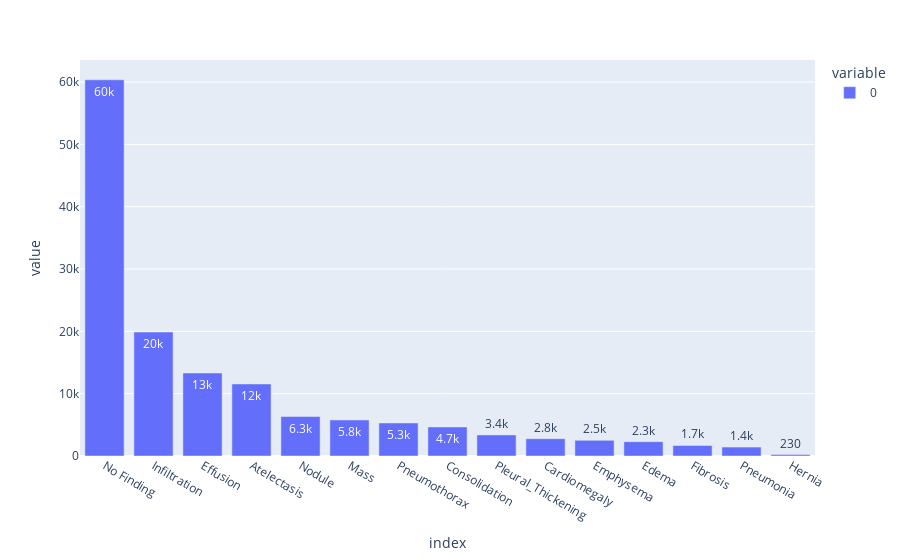

This figure's notebook cell:
### Code cell
label_counts = xray_data[xray_data.columns[3:]].sum().sort_values(ascending=False)
label_counts.plot.bar(text_auto='.2s')

### Figure 1 — Plotly figure (JSON) as saved in the notebook; plotly's stock layout.template omitted (floating-point values rounded to 4 significant figures)
{"data": [{"alignmentgroup": "True", "hovertemplate": "variable=0<br>index=%{x}<br>value=%{y}<extra></extra>", "legendgroup": "0", "marker": {"color": "#636efa", "pattern": {"shape": ""}}, "name": "0", "offsetgroup": "0", "orientation": "v", "showlegend": true, "textposition": "auto", "texttemplate": "%{y:.2s}", "type": "bar", "x": ["No Finding", "Infiltration", "Effusion", "Atelectasis", "Nodule", "Mass", "Pneumothorax", "Consolidation", "Pleural_Thickening", "Cardiomegaly", "Emphysema", "Edema", "Fibrosis", "Pneumonia", "Hernia"], "xaxis": "x", "y": [60361, 19894, 13317, 11559, 6331, 5782, 5302, 4667, 3385, 2776, 2516, 2303, 1686, 1431, 227], "yaxis": "y"}], "layout": {"barmode": "relative", "legend": {"title": {"text": "variable"}, "tracegroupgap": 0}, "margin": {"t": 60}, "xaxis": {"anchor": "y", "domain": [0, 1], "title": {"text": "index"}}, "yaxis": {"anchor": "x", "domain": [0, 1], "title": {"text": "value"}}}}
